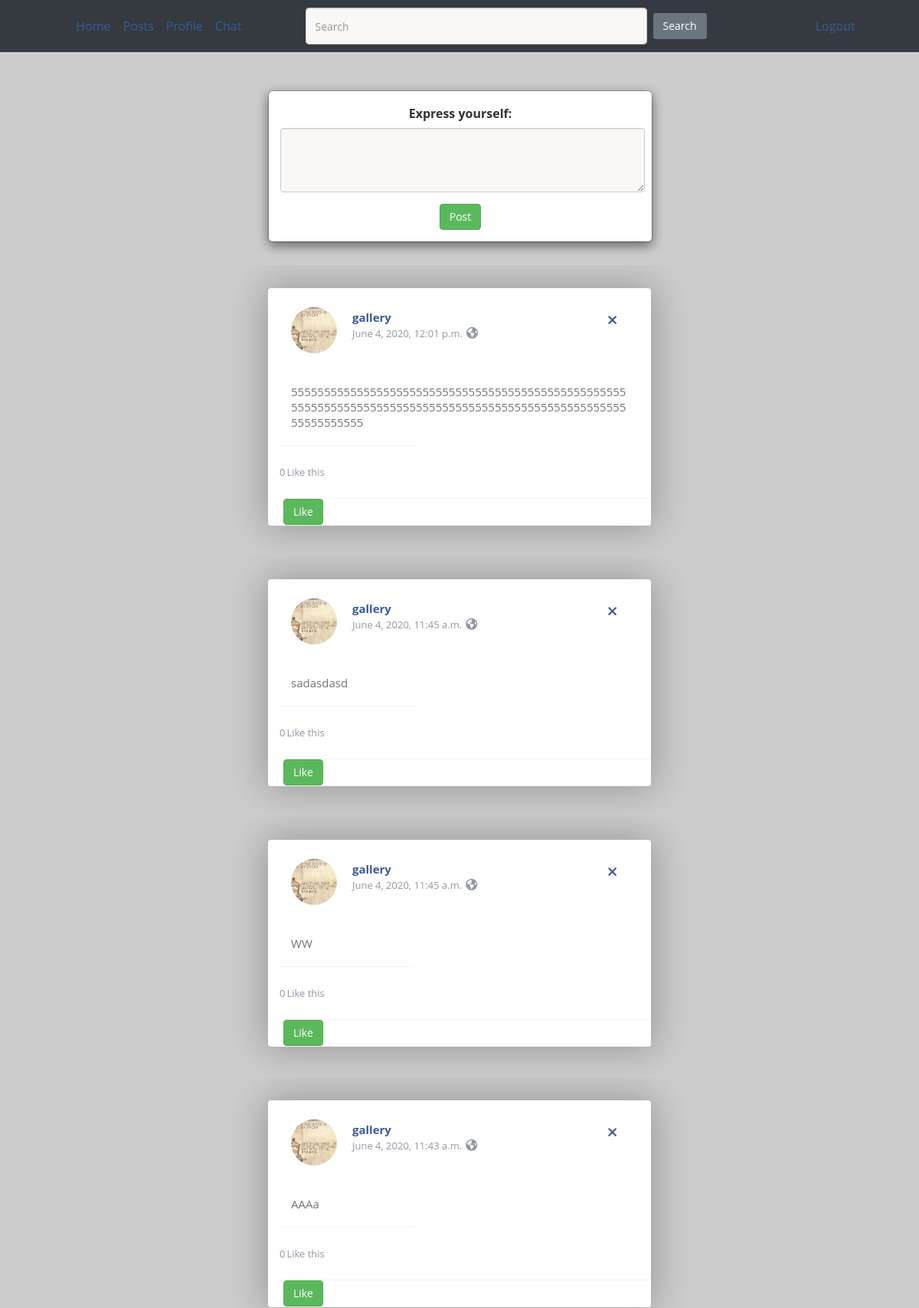
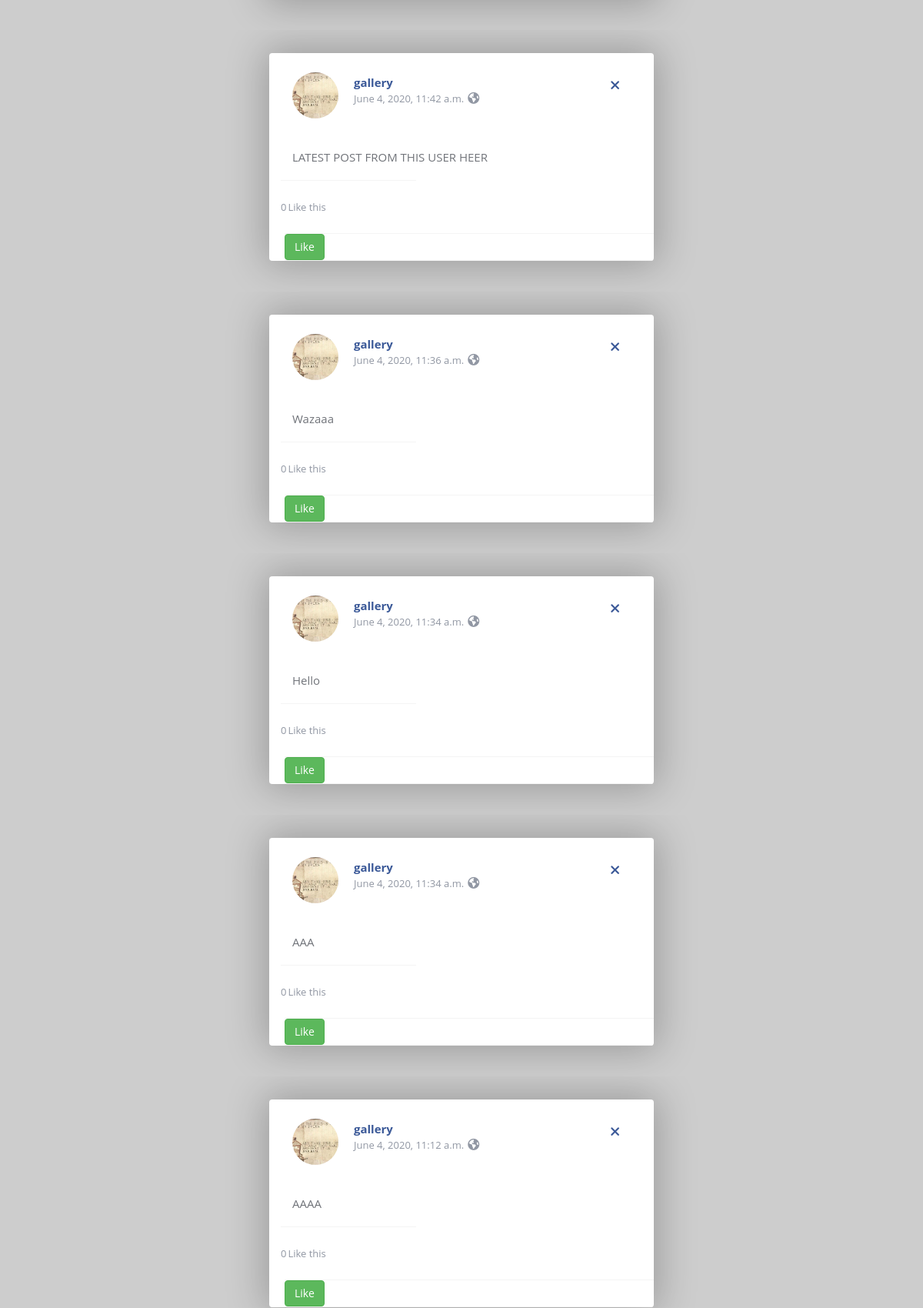
The app's page /home/ (signed in, upper part) with its own data (2 pictures, top to bottom).
### postfeed/models.py (models this page shows, shortened)
class Post(models.Model):
    user = models.ForeignKey(User, on_delete=models.CASCADE, related_name="post", null=True)
    body = models.TextField()
    liked = models.ManyToManyField(User, default=None, blank=True, related_name="liked")
    creation_date = models.DateTimeField(auto_now_add=True)

### profiles/models.py (models this page shows, shortened)
class UserProfile(models.Model):
    user = models.OneToOneField(User, on_delete=models.CASCADE)
    age = models.IntegerField(blank=True, null=True)
    gender = models.CharField(max_length=25, null=True, blank=True, default="")
    icon = models.ImageField(upload_to=upload_path, blank=True, null=True, default='photos/default.jpg')
    gallery = models.ImageField(upload_to=upload_path, blank=True, null=True)
    friends = models.ManyToManyField("UserProfile", blank=True)

### postfeed/views.py (the view, shortened to what this page needs)
# urls.py: path('home/', views.all_posts, name='home'),
def all_posts(request):
    form = PostCreateForm(request.POST or None)
    friends = request.user.userprofile.friends.all()
    posts = []
    for post in request.user.post.all():
        posts.append(post)
    for friend in friends:
        for post in friend.user.post.all():
            posts.append(post)
    posts.sort(key=lambda x: x.creation_date, reverse=True)
    return render(request, 'postfeed/friend-posts.html', context={'posts': posts, 'form': form})

### postfeed/forms.py
class PostCreateForm(forms.ModelForm):
    class Meta:
        model = Post
        fields = ['body']
        labels = {
            'body': 'Express yourself'
        }
        widgets = {
            'body': forms.Textarea(attrs={'style': 'height: 5em; width: 90%; margin: 0 auto; word-wrap: break-word;'}),
        }

### postfeed/templates/postfeed/friend-posts.html (shortened to what this page needs)
{% extends 'main/base.html' %}
{% block content %}
{% include "postfeed/create.html" with form=form %}
{% if posts %}
{% for post in posts %}
  <div class="container">
    <div class="box image">
      <div class="box-header">
        <h3><a href="{% url 'profiles:profile' post.user.username %}"><img src="{{ post.user.userprofile.icon.url }}" alt="" />{{ post.user.username }}</a>
          <span class="mt-1">{{ post.creation_date }}<i class="fa fa-globe"></i></span>
        </h3>
        {% if user.username == post.user.username %}
        <span>
          <a href="{% url 'postfeed:delete_post' post.pk %} " onclick="return confirm('Are you sure you want to delete this?')"><i class="fas fa-times"></i></a>
        </span>
        {% endif %}
      </div>
      <div class="box-content">
        <div class="bottom" style="word-wrap: break-word;">
          <p>{{ post.body }}</p>
        </div>
      </div>
      <div class="box-likes">
        <div class="row">
          <span>{{ post.liked.all.count }}</span>
          <span>Like this</span>
        </div>
      </div>
      <div class="box-buttons">
        <div class="row" style="margin-left: 20px;">
              <div style="display:inline-block">
                <form action="{% url 'postfeed:like_post_self' %}" method="POST" >
                {% if user not in post.liked.all %}
                  <button class="btn btn-success" type="submit">Like</button>
                {% else %}
                  <button class="btn btn-danger" type="submit">Unlike</button>
                {% endif %}
            </form>
              </div>
      </div>
    </div>
  </div>
  </div>
{% endfor %}
{% else %}
    <p>No posts are available.</p>
{% endif %}
{% endblock %}

### main/templates/main/base.html (style rules this page uses)
body { background-color: rgb(205, 205, 205) !important; }
.form-control { background-color: #faf8f6 !important; }
*,*::before,*::after { -webkit-box-sizing: content-box; -moz-box-sizing: content-box; box-sizing: content-box; }
html, body { font-family: 'Open Sans', sans-serif; font-size: 16px; font-weight: 400; line-height: 28px; margin: 0; padding: 0; }
a { color: #3B5998; text-decoration: none; }
textarea { border: 0; font-size: 13px; height: 30px; line-height: 30px; margin: 0; padding: 0 10px; width: calc(100% - 20px) !important; }
.container { margin: 0 auto; overflow: hidden; padding: 0; position: relative; }
.container > .box { background: #FFF; border-radius: 4px; box-shadow: 0 0 50px 5px rgba(0,0,0,.25); height: auto; margin: 30px auto 40px; max-width: 500px; overflow: hidden; padding: 20px 0 0; position: relative; }
.container > .box > [class*="box-"] { margin: 0 auto; padding: 0 30px; position: relative; }
.container > .box > [class*="box-"] img { display: block; width: 100%; }
.container > .box > .box-header { margin: 0 auto; padding: 0 30px 10px; width: initial; }
.container > .box > .box-header > h3 { font-size: 15px; font-weight: 700; height: 60px; margin: 5px auto; overflow: hidden; padding: 5px 0 0; position: relative; }
.container > .box > .box-header > h3 > a { margin: 0; overflow: hidden; padding: 0; position: relative; }
.container > .box > .box-header > h3 > span { color: #9197A3; display: block; font-size: 13px; font-weight: 400; margin-top: -8px; }
.container > .box > .box-header > h3 > span .fa { font-size: 15px; margin-left: 5px; }
.container > .box > .box-header > span { border-radius: 3px; color: #BCBFC6; cursor: pointer; font-size: 17px; height: 18px; line-height: 18px; margin: 5px auto 0; padding: 3px 4px; position: absolute; right: 40px; top: 0; }
.container > .box > .box-header img { border-radius: 100px; float: left; height: 60px; margin: -5px 20px 0 0; object-fit: cover; width: 60px; }
.container > .box > .box-content { margin: 0; overflow: hidden; padding: 0; position: relative; width: initial; }
.container > .box > .box-content > .bottom { margin: 0 auto; padding: 0 30px; position: relative; width: initial; }
.container > .box > .box-content > .bottom > p { color: #71747A; font-size: 15px; line-height: 20px; margin: 0; padding: 20px 0; }
.container > .box > .box-likes { margin: 0 auto; overflow: hidden; padding: 0 30px; position: relative; }
.container > .box > .box-likes > .row { border-top: 1px solid #F4F4F4; padding: 20px 0; }
.container > .box > .box-likes > .row > span { display: inline-block; font-size: 13px; margin: 0 2px 0 0; position: relative; vertical-align: middle; }
.container > .box > .box-likes > .row:first-child { float: left; width: 60%; }
.container > .box > .box-likes > .row:last-child { float: left; text-align: end; width: 40%; }
.container > .box > .box-likes > .row:first-child > span, .container > .box > .box-likes > .row:last-child > span { color: #9197A3; }
.container > .box > .box-likes > .row:last-child > span { display: inline-block; verrtical-align: middle; }
.container > .box > .box-buttons { margin: 0 auto; overflow: hidden; padding: 0; position: relative; }
.container > .box > .box-buttons *,*::before,*::after { -webkit-box-sizing: border-box; -moz-box-sizing: border-box; box-sizing: border-box; }
.container > .box > .box-buttons > .row { border-bottom: 1px solid #F4F4F4; border-top: 1px solid #F4F4F4; overflow: hidden; padding: 0; position: relative; }

### records on screen
Post: user.userprofile.icon (picture), user.username "gallery", creation_date "June 4, 2020, 12:01 p.m.", body "55555555555555555555555555555555555555555555555555555555555555555555555555555555555555555555555555555555555555555", liked.all.count "0", shows "Like"
Post: user.userprofile.icon (picture), user.username "gallery", creation_date "June 4, 2020, 11:45 a.m.", body "sadasdasd", liked.all.count "0", shows "Like"
Post: user.userprofile.icon (picture), user.username "gallery", creation_date "June 4, 2020, 11:45 a.m.", body "WW", liked.all.count "0", shows "Like"
Post: user.userprofile.icon (picture), user.username "gallery", creation_date "June 4, 2020, 11:43 a.m.", body "AAAa", liked.all.count "0", shows "Like"
Post: user.userprofile.icon (picture), user.username "gallery", creation_date "June 4, 2020, 11:42 a.m.", body "LATEST POST FROM THIS USER HEER", liked.all.count "0", shows "Like"
Post: user.userprofile.icon (picture), user.username "gallery", creation_date "June 4, 2020, 11:36 a.m.", body "Wazaaa", liked.all.count "0", shows "Like"
Post: user.userprofile.icon (picture), user.username "gallery", creation_date "June 4, 2020, 11:34 a.m.", body "Hello", liked.all.count "0", shows "Like"
Post: user.userprofile.icon (picture), user.username "gallery", creation_date "June 4, 2020, 11:34 a.m.", body "AAA", liked.all.count "0", shows "Like"
Post: user.userprofile.icon (picture), user.username "gallery", creation_date "June 4, 2020, 11:12 a.m.", body "AAAA", liked.all.count "0", shows "Like"

### other values on screen
{{ field.label_tag }} "Express yourself:"
